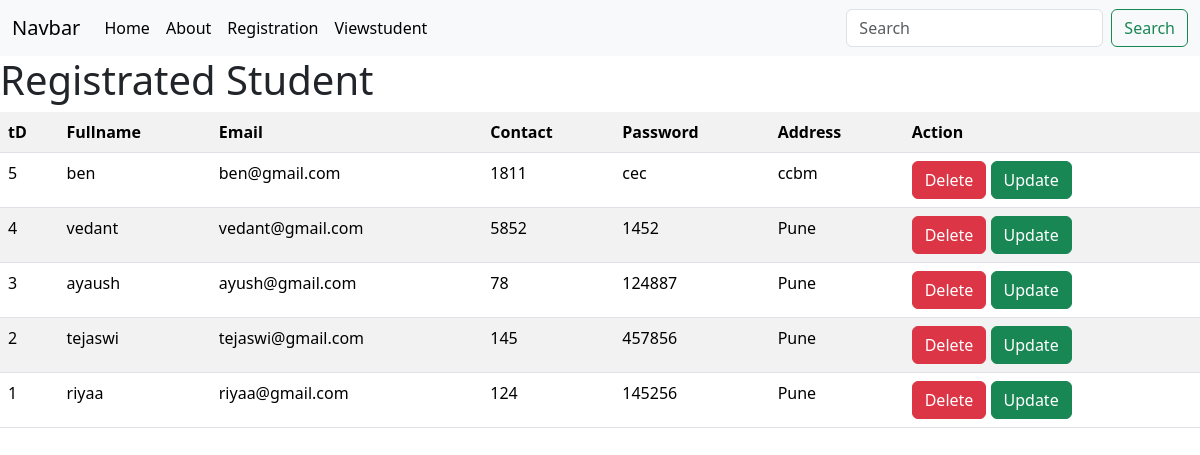
Page /viewstudent/ on the earlier database version.
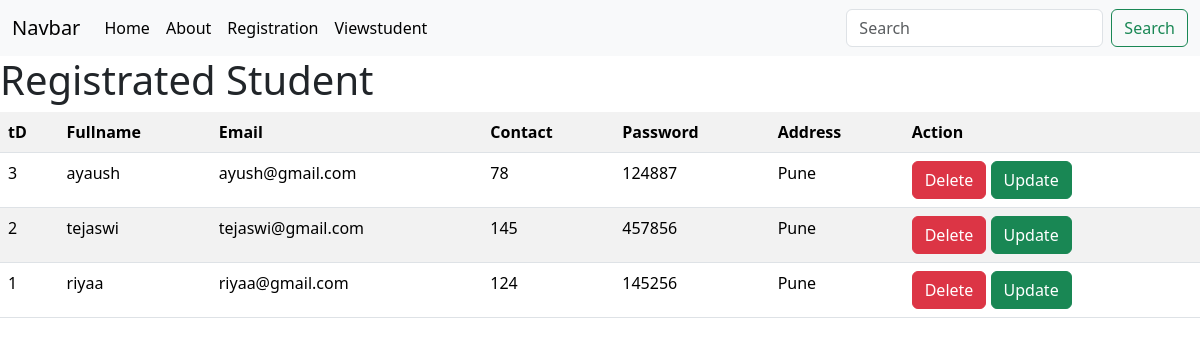
Same page on the later database version.
### student/models.py (models this page shows)
class reg(models.Model):
    name=models.CharField(max_length=40)
    email=models.CharField(max_length=30)
    password=models.CharField(max_length=15)
    contact=models.CharField(max_length=40)
    address=models.CharField(max_length=100,default='Pune')

### student/views.py (the view)
# urls.py: path('viewstudent/',views.viewstudent),
def viewstudent(request):
    data=reg.objects.all().order_by('-id')
    return render(request,"viewstudent.html",{'data':data})

### templates/viewstudent.html (shortened to what this page needs)
<!DOCTYPE html>
<html lang="en">
<head>
    <link rel="stylesheet" href="https://cdn.jsdelivr.net/npm/bootstrap@5.3.8/dist/css/bootstrap.min.css">
</head>
<body>
    {% include "nav.html" %}
    <h1>Registrated Student</h1>
    <table class="table table-striped">
        <tr>
            <th>tD</th>
            <th>Fullname</th>
            <th>Email</th>
            <th>Contact</th>
            <th>Password</th>
            <th>Address</th>
            <th>Action</th>
        </tr>
        {% for i in data %}
        <tr>
            <td>{{i.id}}</td>
            <td>{{i.name}}</td>
            <td>{{i.email}}</td>
            <td>{{i.password}}</td>
            <td>{{i.contact}}</td>
            <td>{{i.address}}</td>
            <td>
                <a href="/deletestudent/{{i.id}}" class="btn btn-danger">Delete</a>
                <a href="/updatestudent/{{i.id}}" class="btn btn-success">Update</a>
            </td>
        </tr>
        {%endfor%}
    </table>
</body>
</html>

### templates/nav.html (shortened to what this page needs)
<nav class="navbar navbar-expand-lg bg-body-tertiary">
  <div class="container-fluid">
    <a class="navbar-brand" href="#">Navbar</a>
    <div class="collapse navbar-collapse" id="navbarSupportedContent">
      <ul class="navbar-nav me-auto mb-2 mb-lg-0">
        <li class="nav-item">
          <a class="nav-link active" aria-current="page" href="/">Home</a>
        </li>
        <li class="nav-item">
          <a class="nav-link active" aria-current="page" href="/about">About</a>
        </li>
        <li class="nav-item">
          <a class="nav-link active" aria-current="page" href="/reg">Registration</a>
        </li>
        <li class="nav-item">
          <a class="nav-link active" aria-current="page" href="/viewstudent">Viewstudent</a>
        </li>
      </ul>
      <form class="d-flex" role="search">
        <input class="form-control me-2" type="search" placeholder="Search" aria-label="Search"/>
        <button class="btn btn-outline-success" type="submit">Search</button>
      </form>
    </div>
  </div>
</nav>

Differences in the rows shown:
removed reg: id "5", name "ben", email "ben@gmail.com", password "1811", contact "cec", address "ccbm"
removed reg: id "4", name "vedant", email "vedant@gmail.com", password "5852", contact "1452", address "Pune"
